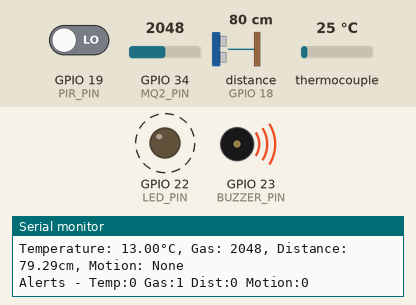
Simulated run of this sketch. Board: ESP32. On the bench: output pins drawn as LEDs (lit = HIGH), buzzer (waves = sounding, pin HIGH), the last lines printed to the serial monitor. Wiring (inferred from the names in the program): ultrasonic range finder: trigger GPIO 5; echo GPIO 18. Dashed ring = blinking. The test bench sets the inputs (shaded band); at power-on: GPIO 34 (MQ2_PIN) = 2048, GPIO 19 (PIR_PIN) LOW, distance to the obstacle (sensor on GPIO 18) 80 cm, thermocouple 25 °C. The echo pulse lasts 58.3 µs per cm; WiFi joins after 1.5 s; servers stay silent unless stated; random numbers use the default seed unless the sketch sets one; no MQTT or app messages arrive unless stated; pins used as bus, display or sensor lines are not drawn.

Above: at 2.82 s.
3.3 s: GPIO 34 (MQ2_PIN) set to 1565
At 4.4 s:
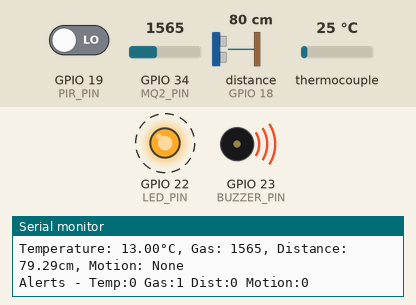
6.3 s: GPIO 34 (MQ2_PIN) set to 1438
At 7.7 s:
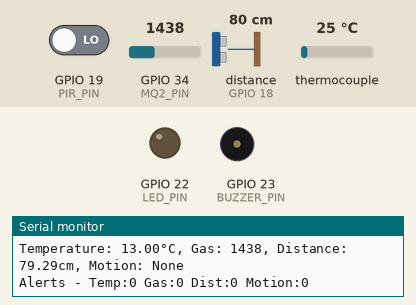
8.0 s: GPIO 19 (PIR_PIN) driven HIGH
At 9.82 s:
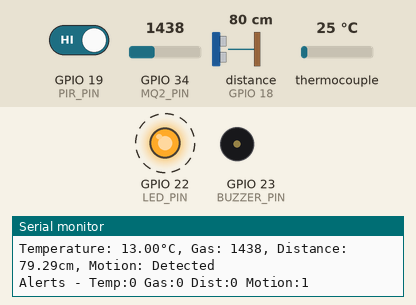
10.0 s: distance to the obstacle (sensor on GPIO 18) set to 2 cm
13.0 s: distance to the obstacle (sensor on GPIO 18) set to 8 cm
16.0 s: GPIO 19 (PIR_PIN) driven LOW
Timing chart, 0 to 20.0 s (numbered marks = the images above; inputs shaded):
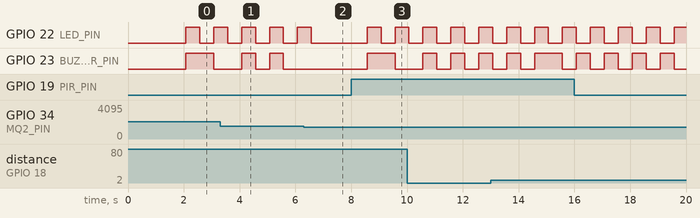

The sketch:

esp32_devkit_code.ino
```cpp
#include <WiFi.h>
#include <PubSubClient.h>
#include <max6675.h>

// WiFi Configuration
const char* ssid = "ilham";
const char* password = "kontolodon";

// MQTT Configuration
const char* mqtt_server = "test.mosquitto.org";
const int mqtt_port = 1883;

// Pin Definitions
#define MAX6675_SO_PIN 12
#define MAX6675_CS_PIN 14
#define MAX6675_SCK_PIN 27
#define MQ2_PIN 34
#define TRIGGER_PIN 5
#define ECHO_PIN 18
#define PIR_PIN 19
#define BUZZER_PIN 23
#define LED_PIN 22

// Thresholds
#define TEMP_THRESHOLD 40.0
#define GAS_THRESHOLD 1500
#define DISTANCE_THRESHOLD 50.0

// Alert Timing
#define BUZZER_ON_TIME 500    // milliseconds
#define BUZZER_OFF_TIME 500   // milliseconds
#define LED_BLINK_INTERVAL 200 // milliseconds
#define MOTION_DEBOUNCE 200   // milliseconds

WiFiClient espClient;
PubSubClient client(espClient);
MAX6675 thermocouple(MAX6675_SCK_PIN, MAX6675_CS_PIN, MAX6675_SO_PIN);

// Sensor Variables
float temp = 0;
int gasValue = 0;
float distance = 0;
bool motionDetected = false;

// Alert State Variables
bool alertActive = false;
unsigned long lastBuzzerToggle = 0;
bool buzzerState = false;
unsigned long lastLedToggle = 0;
bool ledState = false;

// Motion Sensor Debounce
unsigned long lastMotionChange = 0;
bool lastPIRState = false;

void setup_wifi() {
  Serial.println("Connecting to WiFi...");
  WiFi.begin(ssid, password);

  while (WiFi.status() != WL_CONNECTED) {
    delay(500);
    Serial.print(".");
  }

  Serial.println("\nWiFi connected");
  Serial.print("IP address: ");
  Serial.println(WiFi.localIP());
}

void reconnect() {
  while (!client.connected()) {
    Serial.print("Attempting MQTT connection...");
    String clientId = "ESP32Client-" + String(random(0xffff), HEX);

    if (client.connect(clientId.c_str())) {
      Serial.println("connected");
      // Subscribe to topics if needed
    } else {
      Serial.print("failed, rc=");
      Serial.print(client.state());
      Serial.println(" try again in 5 seconds");
      delay(5000);
    }
  }
}

bool readMotion() {
  bool currentPIR = digitalRead(PIR_PIN);
  unsigned long now = millis();

  if (currentPIR != lastPIRState) {
    lastMotionChange = now;
  }

  if ((now - lastMotionChange) > MOTION_DEBOUNCE) {
    if (currentPIR != motionDetected) {
      motionDetected = currentPIR;
      if (motionDetected) {
        Serial.println("Motion detected!");
      } else {
        Serial.println("Motion ended");
      }
    }
  }

  lastPIRState = currentPIR;
  return motionDetected;
}

float readDistance() {
  digitalWrite(TRIGGER_PIN, LOW);
  delayMicroseconds(2);
  digitalWrite(TRIGGER_PIN, HIGH);
  delayMicroseconds(10);
  digitalWrite(TRIGGER_PIN, LOW);

  long duration = pulseIn(ECHO_PIN, HIGH);
  return duration * 0.034 / 2; // cm
}

void handleAlerts() {
  bool tempAlert = temp > TEMP_THRESHOLD;
  bool gasAlert = gasValue > GAS_THRESHOLD;
  bool distanceAlert = distance < DISTANCE_THRESHOLD;
  bool motionAlert = readMotion();

  bool newAlertStatus = tempAlert || gasAlert || distanceAlert || motionAlert;

  // Debug output
  Serial.print("Alerts - Temp:");
  Serial.print(tempAlert);
  Serial.print(" Gas:");
  Serial.print(gasAlert);
  Serial.print(" Dist:");
  Serial.print(distanceAlert);
  Serial.print(" Motion:");
  Serial.println(motionAlert);

  // Only update if status changed
  if (newAlertStatus != alertActive) {
    alertActive = newAlertStatus;
    client.publish("surveillance/alert", alertActive ? "WARNING" : "SAFE");
    Serial.println(alertActive ? "ALERT ACTIVATED" : "ALERT CLEARED");
  }

  // Handle buzzer and LED
  unsigned long currentMillis = millis();

  if (alertActive) {
    // Buzzer pattern
    if (currentMillis - lastBuzzerToggle >= (buzzerState ? BUZZER_ON_TIME : BUZZER_OFF_TIME)) {
      buzzerState = !buzzerState;
      digitalWrite(BUZZER_PIN, buzzerState ? HIGH : LOW);
      lastBuzzerToggle = currentMillis;
    }

    // LED pattern
    if (currentMillis - lastLedToggle >= LED_BLINK_INTERVAL) {
      ledState = !ledState;
      digitalWrite(LED_PIN, ledState ? HIGH : LOW);
      lastLedToggle = currentMillis;
    }
  } else {
    // Ensure both are off
    digitalWrite(BUZZER_PIN, LOW);
    digitalWrite(LED_PIN, LOW);
    buzzerState = false;
    ledState = false;
  }
}

void publishSensorData() {
  char tempStr[8], gasStr[8], distStr[8], motionStr[8];
  dtostrf(temp, 6, 2, tempStr);
  dtostrf(distance, 6, 2, distStr);
  sprintf(gasStr, "%d", gasValue);
  sprintf(motionStr, "%d", motionDetected);

  client.publish("surveillance/temperature", tempStr);
  client.publish("surveillance/gas", gasStr);
  client.publish("surveillance/distance", distStr);
  client.publish("surveillance/motion", motionStr);

  Serial.print("Temperature: "); Serial.print(temp);
  Serial.print("°C, Gas: "); Serial.print(gasValue);
  Serial.print(", Distance: "); Serial.print(distance);
  Serial.print("cm, Motion: ");
  Serial.println(motionDetected ? "Detected" : "None");
}

void setup() {
  Serial.begin(115200);
  delay(500); // Allow MAX6675 to stabilize

  pinMode(MQ2_PIN, INPUT);
  pinMode(TRIGGER_PIN, OUTPUT);
  pinMode(ECHO_PIN, INPUT);
  pinMode(PIR_PIN, INPUT);
  pinMode(BUZZER_PIN, OUTPUT);
  pinMode(LED_PIN, OUTPUT);

  // Initialize outputs to LOW
  digitalWrite(BUZZER_PIN, LOW);
  digitalWrite(LED_PIN, LOW);

  // Initial sensor check
  Serial.println("Initial sensor readings:");
  Serial.print("PIR: "); Serial.println(digitalRead(PIR_PIN));
  Serial.print("Gas: "); Serial.println(analogRead(MQ2_PIN));
  temp = thermocouple.readCelsius() - 12.0;
  Serial.print("Temp: "); Serial.println(temp);
  Serial.print("Distance: "); Serial.println(readDistance());

  setup_wifi();
  client.setServer(mqtt_server, mqtt_port);
}

void loop() {
  if (!client.connected()) {
    reconnect();
  }
  client.loop();

  static unsigned long lastUpdateTime = 0;
  if (millis() - lastUpdateTime >= 500) {
    lastUpdateTime = millis();

    // Read sensors
    temp = thermocouple.readCelsius() - 12.0; // Calibration offset
    gasValue = analogRead(MQ2_PIN);
    distance = readDistance();
    readMotion(); // Updates motionDetected

    // Validate temperature reading
    if (isnan(temp)) {
      Serial.println("Thermocouple error!");
      temp = -1;
    }

    publishSensorData();
    handleAlerts();
  }
}
```

Measured:
- the behaviour switches between 1501 and 1500 on GPIO 34 (MQ2_PIN) (found by bisection; images 1 and 2)
- after the input at 8.0 s, GPIO 22 (LED_PIN): LOW → HIGH after 0.57 s, → LOW 0.50 s later, → HIGH 0.50 s later; GPIO 23 (BUZZER_PIN): LOW → HIGH after 0.57 s, → LOW 1.0 s later
- by itself, GPIO 22 (LED_PIN), GPIO 23 (BUZZER_PIN): alternates HIGH for 0.50 s and LOW for 0.50 s
